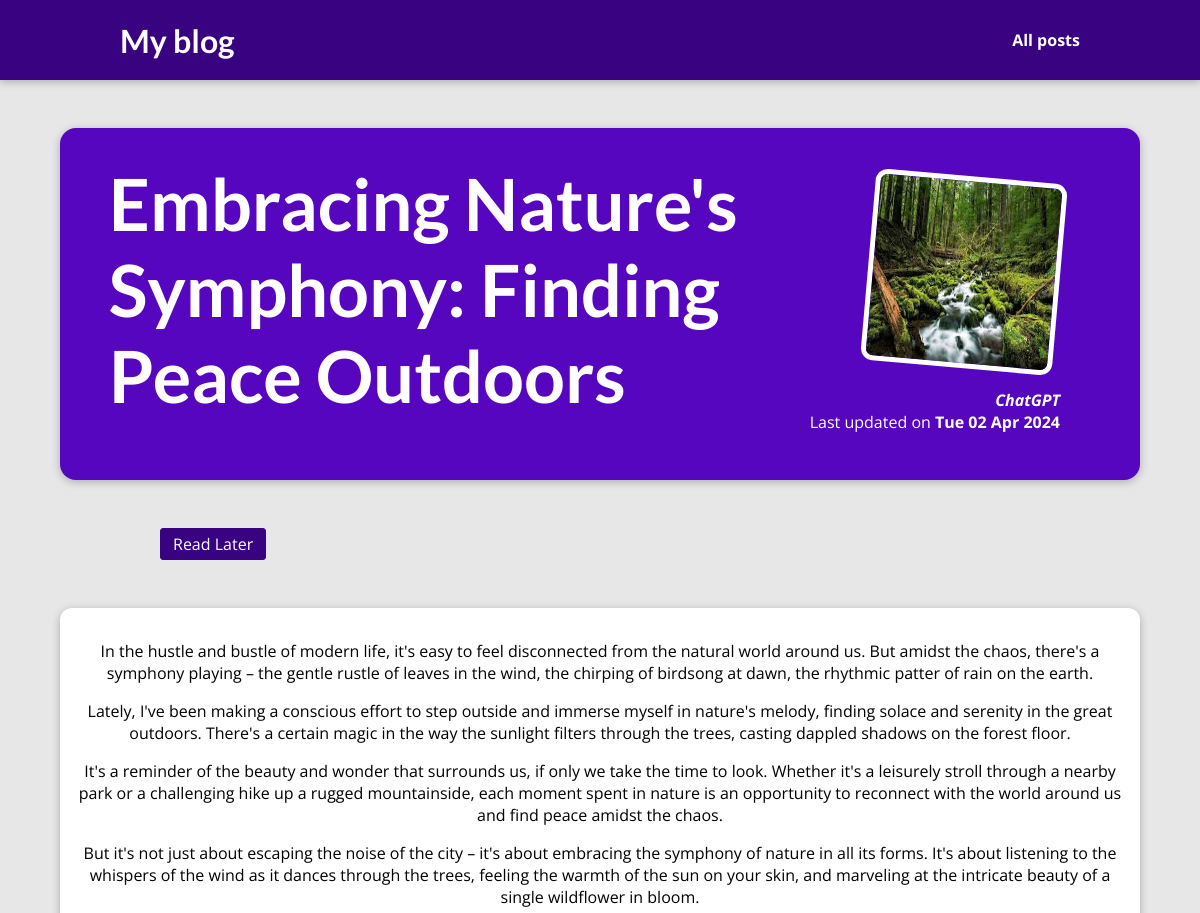
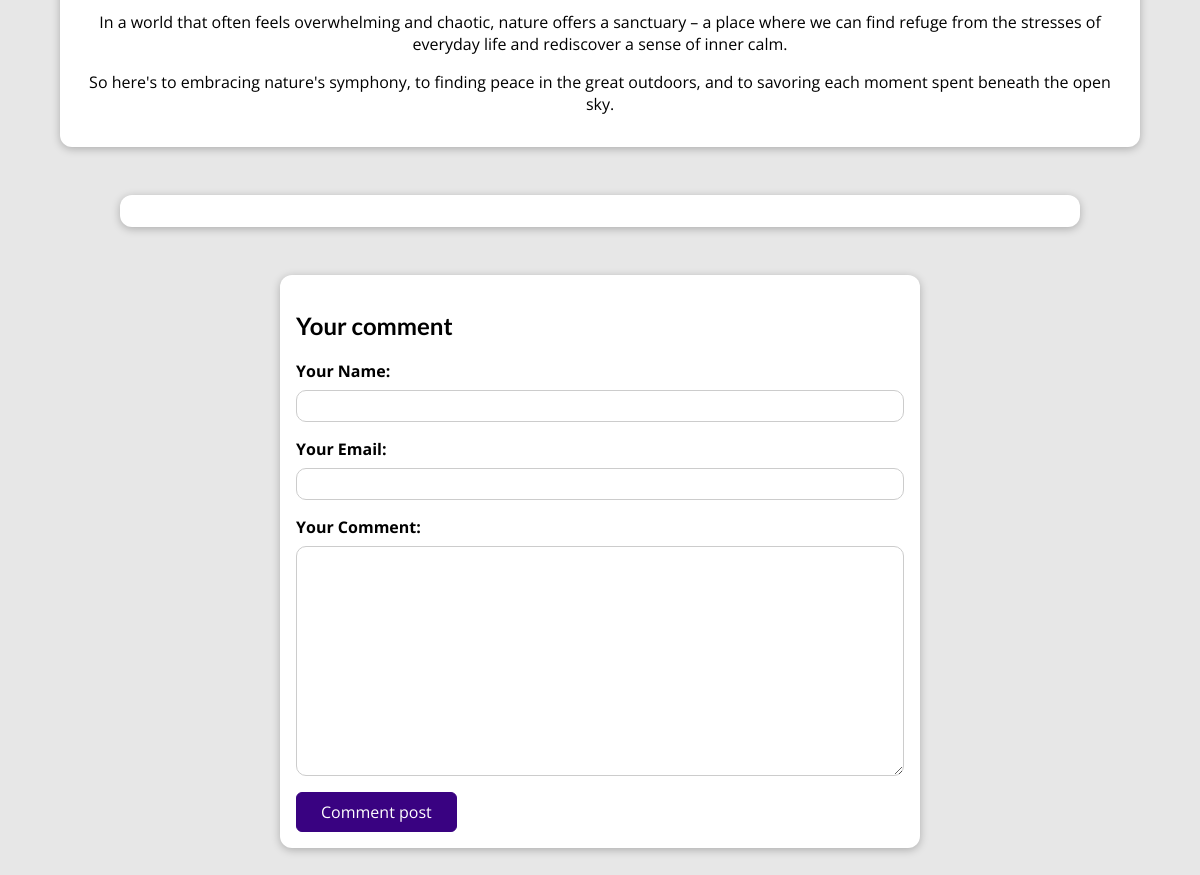
Page /blog/posts/embracing-natures-symphony-finding-peace-outdoors on the committed database (2 pictures, top to bottom).
### blog/models.py (models this page shows, shortened)
class Post(models.Model):
    id_post = models.AutoField(primary_key=True)
    title = models.CharField(max_length=100, null=False)
    content = models.TextField(null=False)
    date = models.DateField(null=False)
    author = models.ForeignKey(Author(), on_delete=models.CASCADE, null=False)
    slug = models.SlugField(max_length=100, null=False, db_index=True)
    image = models.ImageField(upload_to="images")
    excerpt = models.TextField(null=False)

class Author(models.Model):
    id_author = models.AutoField(primary_key=True)
    name = models.CharField(max_length=100)
    def __str__(self):
        return self.name

### blog/views.py (the view, shortened to what this page needs)
# urls.py: path("posts/<slug:slug>", views.PostDetailView.as_view(), name="post-detail-page"),
class PostDetailView(View):
    def get(self, request, slug):
        post = Post.objects.get(slug=slug)
        id_post = post.id_post
        read_later = str(id_post) == request.session.get("read_later")
        return render(
            request,
            "blog/post-detail.html",
            context={
                "post": post,
                "comment_form": CommentForm(),
                "read_later": read_later,
                "comments":post.comments.all().order_by("-id_comment"),
            },
        )

### blog/forms.py
class CommentForm(forms.ModelForm):
    class Meta:
        model = Comment
        exclude = ["id_post"]
        labels = {
            "user_name": "Your Name",
            "user_email": "Your Email",
            "text": "Your Comment",
        }

### blog/templates/blog/post-detail.html (shortened to what this page needs)
{% extends "base.html" %}
{% load static %}
{% block css_files %}
    <link rel="stylesheet" href="{% static "blog/post-detail.css" %}" />
{% endblock %}
{% block content %}
    <section id="summary">
        <h2>{{ post.title }}</h2>
        <article>
            <img src="{% static post.image.url %}" alt="{{ post.title }}" />
            <address>{{ post.author }}</address>
            <div>
                Last updated on <time>{{ post.date|date:"D d M Y" }}</time>
            </div>
        </article>
    </section>
    {% if read_later %}
        <p>This post is selected to be read later</p>
    {% else %}
        <form id="read-later-form" action="read-later" method="POST">
            <button>Read Later</button>
        </form>
    {% endif %}
    <main>
            {{ post.content|linebreaks }}
    </main>
    <section id="comments">
    </section>
    <section id="comment-form">
        <h2>Your comment</h2>
        <form action="{% url "post-detail-page" post.slug %}" method="POST">
                {% for form_field in comment_form %}
                    <div class="form-control {% if form_field.errors %} invalid {% endif %}">
                        {{ form_field.label_tag }}
                        {{ form_field }}
                    </div>
                {% endfor %}
            <button type="submit">Comment post</button>
        </form>
    </section>
{% endblock %}

### static/app.css (style rules this page uses)
* { box-sizing: border-box; }
html { font-family: 'Open Sans', 'Lato', sans-serif; }
body { margin: 0; }
h1, h2, h3 { font-family: 'Lato', sans-serif; font-weight: bold; }

### blog/static/blog/post-detail.css (style rules this page uses)
body { background-color: #e7e7e7; }
#summary { margin: 8rem auto 3rem auto; padding: 2rem; width: 90%; max-width: 90rem; border-radius: 16px; background-color: #5706c0; position: relative; box-shadow: 0 2px 8px rgba(0, 0, 0, 0.25); height: 22rem; }
#summary h2 { color: white; font-size: 4.5rem; max-width: 70%; margin: 0rem 18rem 3rem auto; }
#summary article { position: absolute; top: 2rem; right: 3rem; padding: 1rem 2rem; border-radius: 12px; text-align: right; color: white; }
#summary article img { width: 12rem; height: 12rem; border-radius: 12px; transform: rotateZ(5deg); border: 5px solid white; margin-bottom: 1rem; }
#summary address { font-weight: bold; }
#summary time { font-weight: bold; }
#comment-form { margin: 3rem auto; width: 90%; max-width: 40rem; border-radius: 12px; background-color: white; box-shadow: 0 2px 8px rgba(0, 0, 0, 0.25); padding: 1rem; }
#comment-form button { font: inherit; background-color: #390281; color: white; border: 1px solid #390281; padding: 0.5rem 1.5rem; border-radius: 6px; cursor: pointer; }
#read-later-form button { margin: auto 10rem; width: auto; font: inherit; background-color: #390281; color: white; border: 1px solid #390281; padding: 0.25rem 0.75rem; border-radius: 3px; cursor: pointer; }
main { width: 90%; max-width: 90rem; margin: 3rem auto; background-color: white; padding: 1rem; border-radius: 12px; box-shadow: 0 2px 8px rgba(0, 0, 0, 0.25); }
p { text-align: center; }
.form-control { margin-bottom: 1rem; }
.form-control label { font-weight: bold; margin-bottom: 0.5rem; display: block; }
.form-control input, .form-control textarea { display: block; width: 100%; font: inherit; padding: 0.25rem; border-radius: 10px; border: 1px solid #ccc }
#comments { margin: 3rem auto; width: 90%; max-width: 60rem; border-radius: 12px; background-color: white; box-shadow: 0 2px 8px rgba(0, 0, 0, 0.25); padding: 1rem 2rem; }

### rows in the picture
Post: title "Embracing Nature's Symphony: Finding Peace Outdoors", image (picture), author "ChatGPT", date "Tue 02 Apr 2024", content "In the hustle and bustle of modern life, it's easy to feel disconnected from the natural world around us. But amidst the chaos, there's a symphony playing – the gentle rustle of leaves in the wind, the chirping of birdsong at dawn, the rhythmic patter of rain on the earth. Lately, I've been making a conscious effort to step outside and immerse myself in nature's melody, finding solace and serenity in the great outdoors. There's a certain magic in the way the sunlight filters through the trees, casting dappled shadows on the forest floor. It's a reminder of the beauty and wonder that surrounds us, if only we take the time to look. Whether it's a leisurely stroll through a nearby park or a…"
